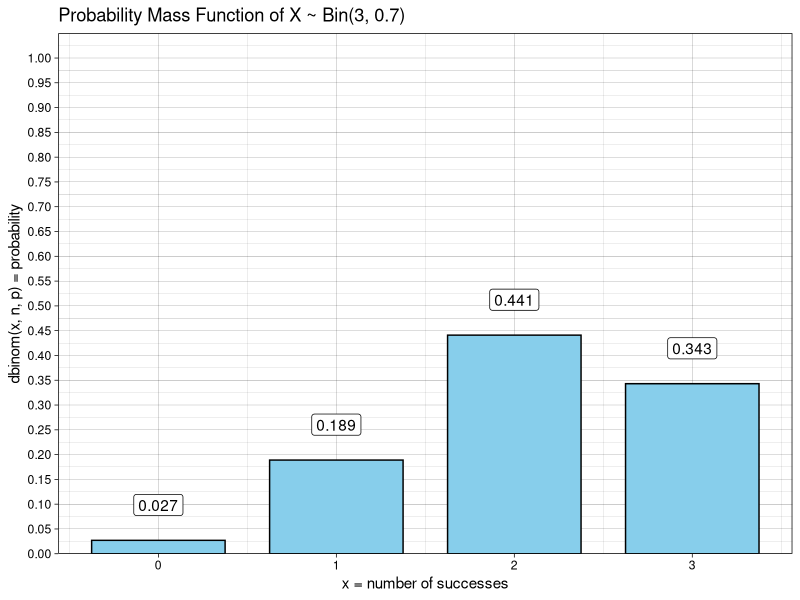
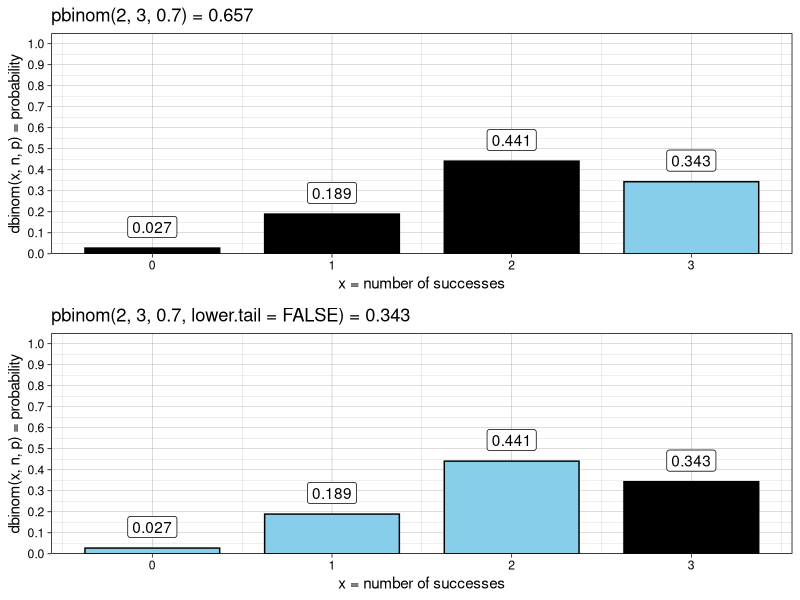
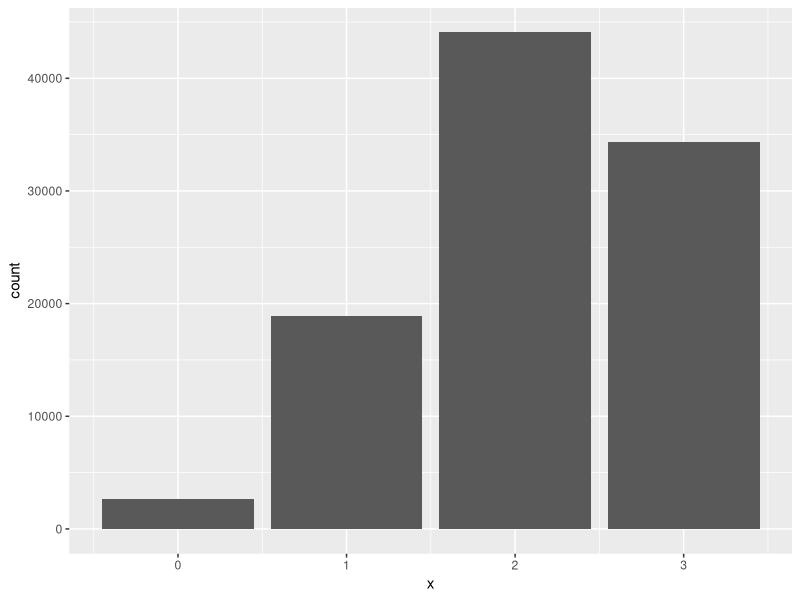
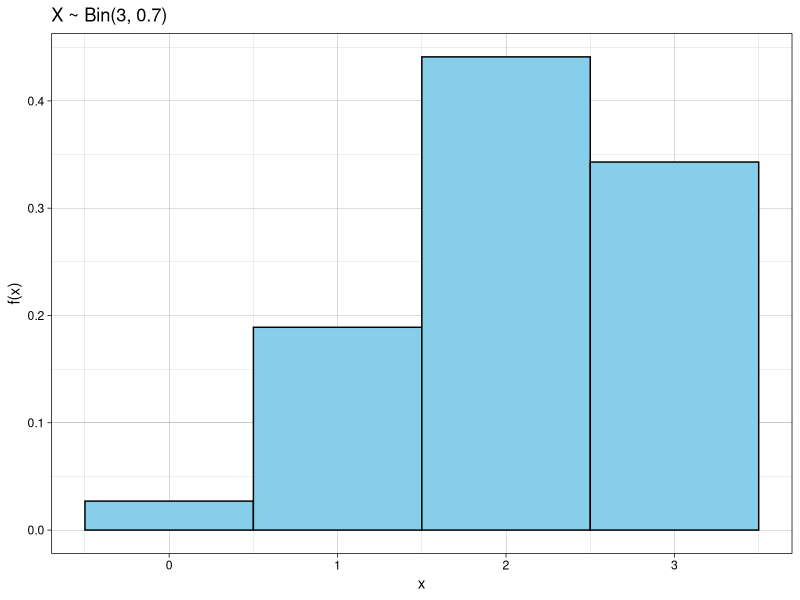
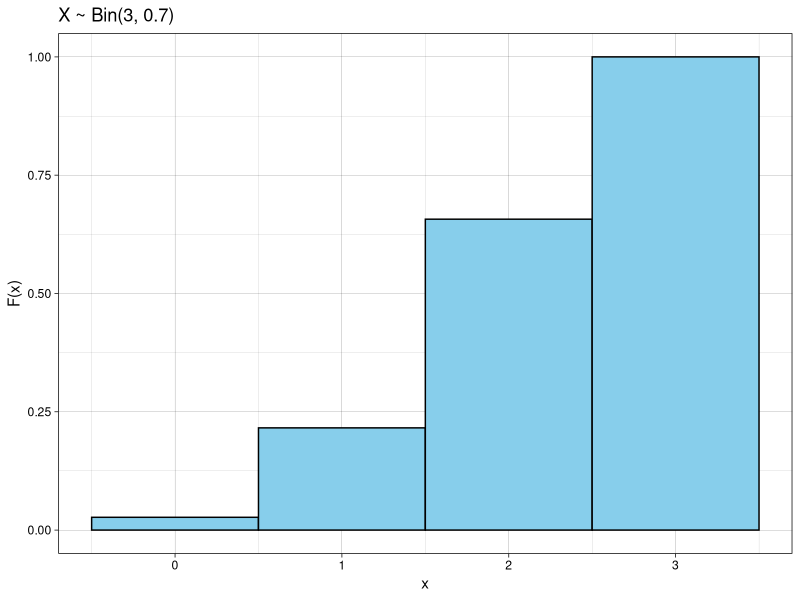
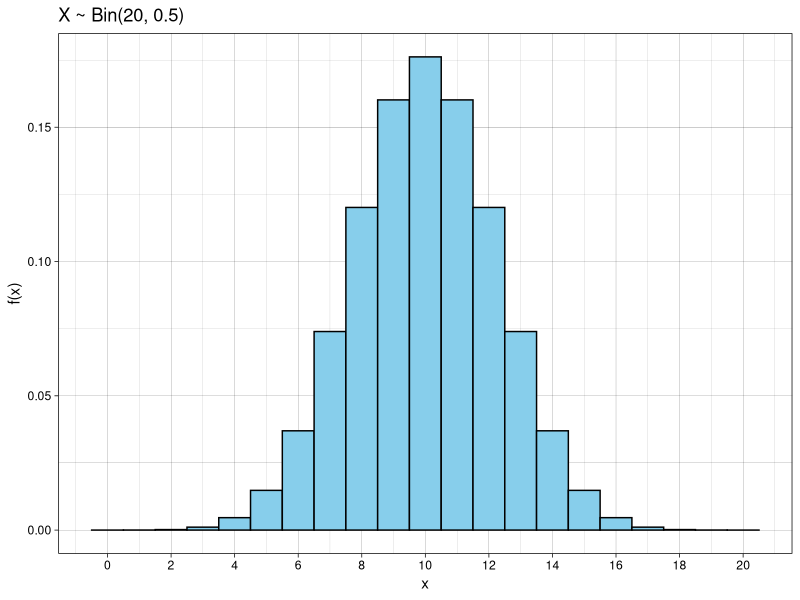
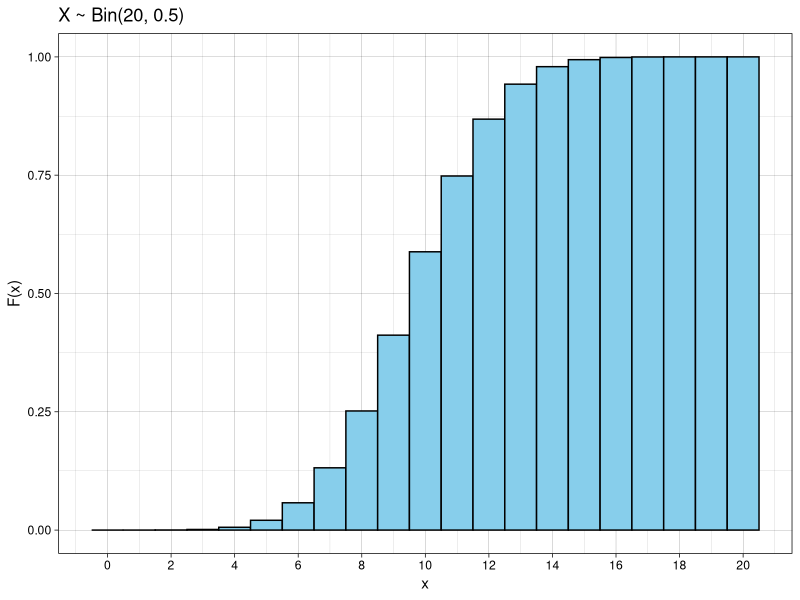

The R source for these figures, in order:
## ---- chunk 1
knitr::opts_chunk$set(comment="", message=FALSE, warning=FALSE)
library(tidyverse)
library(kableExtra)
library(knitr)
## ---- chunk 2
dbinom(1, 3, 0.7)   # P(X = 1 head)
dbinom(3, 3, 0.7)   # P(X = 3 heads)
## ---- chunk 3
dbinom(0:3, 3, 0.5)   # compute all probabilities at the same time
## ---- chunk 4
pbinom(0:3, 3, 0.7)   # biased coin, x = {0, 1, 2, 3} heads
## ---- chunk 5
pbinom(0:3, 3, 0.5)   # fair coin, x = {0, 1, 2, 3} heads
## ---- chunk 6
pbinom(2, 3, 0.7)    # probability of 0, 1, or 2 heads
1 - pbinom(2, 3, 0.7)   # probability of more than 2 heads
pbinom(2, 3, 0.7, lower.tail = FALSE)   # better code
## ---- chunk 7
pbinom(0:3, 3, 0.5)   # P(X <= x) for all possible x
## ---- chunk 8
pbinom(0:3, 3, 0.5, lower.tail = FALSE)   # P(X > x)
## ---- chunk 9
pbinom(0:3, 3, 0.5) + pbinom(0:3, 3, 0.5, lower.tail = FALSE)
## ---- chunk 10
distTable <- tibble(x = 0:3, 
                    pdf = dbinom(0:3, 3, 0.7), 
                    CDF = pbinom(0:3, 3, 0.7)) 
ggplot(distTable, aes(x = x, y = pdf, label = pdf)) +
  geom_col(fill = "skyblue", color = "black", width = 0.75) +
  scale_y_continuous(limits = c(0, 1.05),
                     breaks = seq(0, 1, 0.05),
                     expand = c(0,0)) +
  geom_label(vjust = 0, nudge_y = 0.05) +
  labs(title = "Probability Mass Function of X ~ Bin(3, 0.7)",
       x = "x = number of successes",
       y = "dbinom(x, n, p) = probability") +
  theme_linedraw()
## ---- chunk 11
plotA <- ggplot(distTable, aes(x = x, y = pdf, label = pdf)) +
  geom_col(fill = c("black", "black", "black", "skyblue"), color = "black", width = 0.75) +
  scale_y_continuous(limits = c(0, 1.05),
                     breaks = seq(0, 1, 0.1),
                     expand = c(0,0)) +
  geom_label(vjust = 0, nudge_y = 0.05) +
  labs(title = sprintf("pbinom(2, 3, 0.7) = %1.3f", pbinom(2, 3, 0.7)),
       x = "x = number of successes",
       y = "dbinom(x, n, p) = probability") +
  theme_linedraw()

plotB <- ggplot(distTable, aes(x = x, y = pdf, label = pdf)) +
  geom_col(fill = c("skyblue", "skyblue", "skyblue", "black"), color = "black", width = 0.75) +
  scale_y_continuous(limits = c(0, 1.05),
                     breaks = seq(0, 1, 0.1),
                     expand = c(0,0)) +
  geom_label(vjust = 0, nudge_y = 0.05) +
  labs(title = sprintf("pbinom(2, 3, 0.7, lower.tail = FALSE) = %1.3f", pbinom(2, 3, 0.7, F)),
       x = "x = number of successes",
       y = "dbinom(x, n, p) = probability") +
  theme_linedraw()

gridExtra::grid.arrange(plotA, plotB)
## ---- chunk 12
qbinom(0.25, 3, 0.7)   # 25th percentile of X ~ Bin(3, 0.7)
qbinom(0.75, 3, 0.7)   # 75th percentile of X ~ Bin(3, 0.7)
## ---- chunk 13
rbinom(20, 3, 0.7)   
## ---- chunk 14
binom_sample <- tibble(x = rbinom(10^5, 3, 0.7))   # 100,000 samples
binom_sample %>% 
  count(x) %>% 
  mutate(proportion = prop.table(n))
## ---- chunk 15
binom_sample %>% 
  count(x) %>% 
  mutate(empirical   = prop.table(n),
         theoretical = dbinom(0:3, 3, 0.7))
## ---- chunk 16
ggplot(binom_sample, aes(x = x)) + geom_bar()   # add formatting 
## ---- chunk 17
binom_sample %>% 
  summarize(samples = n(),
            mean_x  = mean(x),
            var_x   = var(x))
## ---- chunk 18
n <- 3     # enter n
p <- 0.7   # enter p
distTable <- tibble(x   = 0:n,               # x = {0, 1, ... , n}
                    pmf = dbinom(x, n, p),   # calculate for all x
                    CDF = pbinom(x, n, p))   # calculate for all x
distTable
## ---- chunk 19
breakby <- 1   # choose spacing for the x-axis tick marks

ggplot(distTable, aes(x = x, y = pmf)) +
  geom_col(fill = "skyblue", color = "black", width = 1) +
  scale_x_continuous(breaks = seq(from = 0, to = n, by = breakby)) +
  labs(title = sprintf("X ~ Bin(%1.0f, %1.1f)", n, p),
       x = "x", 
       y = "f(x)") +
  theme_linedraw()
## ---- chunk 20
breakby <- 1   # choose spacing for the x-axis tick marks

ggplot(distTable, aes(x = x, y = CDF)) +
  geom_col(fill = "skyblue", color = "black", width = 1) +
  scale_x_continuous(breaks = seq(from = 0, to = n, by = breakby)) +
  labs(title = sprintf("X ~ Bin(%1.0f, %1.1f)", n, p),
       x = "x", 
       y = "F(x)") +
  theme_linedraw()
## ---- chunk 21
n <- 20
p <- 0.5
distTable <- tibble(x   = 0:n,
                    pmf = dbinom(x, n, p),
                    CDF = pbinom(x, n, p))
head(distTable, 6)   # the full table is too large for the slide
## ---- chunk 22
breakby <- 2

ggplot(distTable, aes(x = x, y = pmf)) +
  geom_col(fill = "skyblue", color = "black", width = 1) +
  scale_x_continuous(breaks = seq(from = 0, to = n, by = breakby)) +
  labs(title = sprintf("X ~ Bin(%1.0f, %1.1f)", n, p),
       x = "x", 
       y = "f(x)") +
  theme_linedraw()
## ---- chunk 23
breakby <- 2

ggplot(distTable, aes(x = x, y = CDF)) +
  geom_col(fill = "skyblue", color = "black", width = 1) +
  scale_x_continuous(breaks = seq(from = 0, to = n, by = breakby)) +
  labs(title = sprintf("X ~ Bin(%1.0f, %1.1f)", n, p),
       x = "x", 
       y = "F(x)") +
  theme_linedraw()
